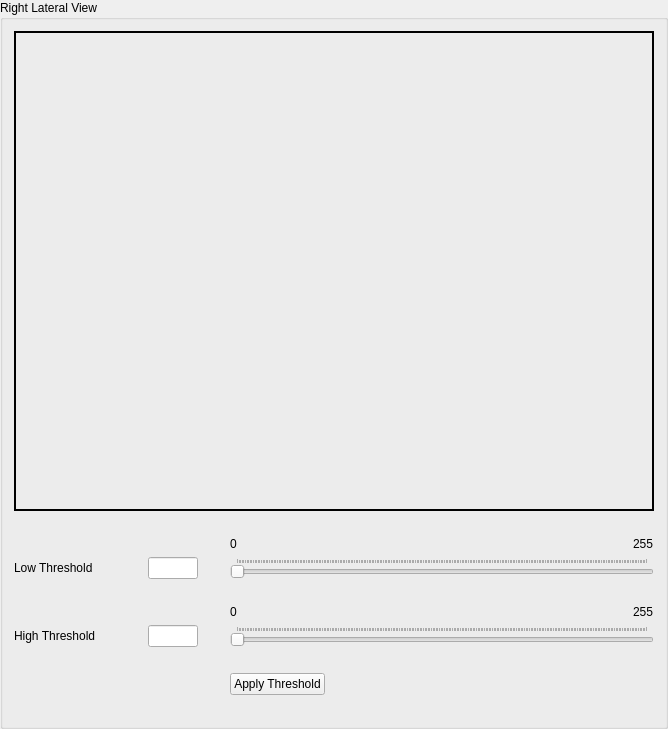
         <widget class="QGroupBox" name="groupBox_2">
          <property name="title">
           <string>Right Lateral View</string>
          </property>
          <layout class="QGridLayout" name="gridLayout_4">
           <item row="6" column="0">
            <widget class="QLabel" name="label_18">
             <property name="sizePolicy">
              <sizepolicy hsizetype="Fixed" vsizetype="Fixed">
               <horstretch>0</horstretch>
               <verstretch>0</verstretch>
              </sizepolicy>
             </property>
             <property name="text">
              <string>High Threshold</string>
             </property>
            </widget>
           </item>
           <item row="7" column="0">
            <spacer name="verticalSpacer_10">
             <property name="orientation">
              <enum>Qt::Vertical</enum>
             </property>
             <property name="sizeType">
              <enum>QSizePolicy::Fixed</enum>
             </property>
             <property name="sizeHint" stdset="0">
              <size>
               <width>20</width>
               <height>20</height>
              </size>
             </property>
            </spacer>
           </item>
           <item row="6" column="1">
            <spacer name="horizontalSpacer_9">
             <property name="orientation">
              <enum>Qt::Horizontal</enum>
             </property>
             <property name="sizeType">
              <enum>QSizePolicy::Fixed</enum>
             </property>
             <property name="sizeHint" stdset="0">
              <size>
               <width>40</width>
               <height>20</height>
              </size>
             </property>
            </spacer>
           </item>
           <item row="6" column="3">
            <spacer name="horizontalSpacer_10">
             <property name="orientation">
              <enum>Qt::Horizontal</enum>
             </property>
             <property name="sizeType">
              <enum>QSizePolicy::Fixed</enum>
             </property>
             <property name="sizeHint" stdset="0">
              <size>
               <width>20</width>
               <height>20</height>
              </size>
             </property>
            </spacer>
           </item>
           <item row="3" column="1">
            <spacer name="horizontalSpacer_7">
             <property name="orientation">
              <enum>Qt::Horizontal</enum>
             </property>
             <property name="sizeType">
              <enum>QSizePolicy::Fixed</enum>
             </property>
             <property name="sizeHint" stdset="0">
              <size>
               <width>40</width>
               <height>20</height>
              </size>
             </property>
            </spacer>
           </item>
           <item row="3" column="4" colspan="2">
            <widget class="QSlider" name="rightLateralViewLowThreshSlider">
             <property name="sizePolicy">
              <sizepolicy hsizetype="MinimumExpanding" vsizetype="Fixed">
               <horstretch>0</horstretch>
               <verstretch>0</verstretch>
              </sizepolicy>
             </property>
             <property name="maximum">
              <number>255</number>
             </property>
             <property name="orientation">
              <enum>Qt::Horizontal</enum>
             </property>
             <property name="tickPosition">
              <enum>QSlider::TicksAbove</enum>
             </property>
             <property name="tickInterval">
              <number>1</number>
             </property>
            </widget>
           </item>
           <item row="4" column="0">
            <spacer name="verticalSpacer_8">
             <property name="orientation">
              <enum>Qt::Vertical</enum>
             </property>
             <property name="sizeType">
              <enum>QSizePolicy::Fixed</enum>
             </property>
             <property name="sizeHint" stdset="0">
              <size>
               <width>20</width>
               <height>20</height>
              </size>
             </property>
            </spacer>
           </item>
           <item row="3" column="3">
            <spacer name="horizontalSpacer_8">
             <property name="orientation">
              <enum>Qt::Horizontal</enum>
             </property>
             <property name="sizeType">
              <enum>QSizePolicy::Fixed</enum>
             </property>
             <property name="sizeHint" stdset="0">
              <size>
               <width>20</width>
               <height>20</height>
              </size>
             </property>
            </spacer>
           </item>
           <item row="6" column="4" colspan="2">
            <widget class="QSlider" name="rightLateralViewHighThreshSlider">
             <property name="maximum">
              <number>255</number>
             </property>
             <property name="orientation">
              <enum>Qt::Horizontal</enum>
             </property>
             <property name="tickPosition">
              <enum>QSlider::TicksAbove</enum>
             </property>
             <property name="tickInterval">
              <number>1</number>
             </property>
            </widget>
           </item>
           <item row="8" column="4">
            <widget class="QPushButton" name="rightLateralViewThreshApplyButton">
             <property name="text">
              <string>Apply Threshold</string>
             </property>
            </widget>
           </item>
           <item row="1" column="0">
            <spacer name="verticalSpacer_7">
             <property name="orientation">
              <enum>Qt::Vertical</enum>
             </property>
             <property name="sizeType">
              <enum>QSizePolicy::Fixed</enum>
             </property>
             <property name="sizeHint" stdset="0">
              <size>
               <width>20</width>
               <height>20</height>
              </size>
             </property>
            </spacer>
           </item>
           <item row="5" column="4">
            <widget class="QLabel" name="label_19">
             <property name="sizePolicy">
              <sizepolicy hsizetype="Fixed" vsizetype="Fixed">
               <horstretch>0</horstretch>
               <verstretch>0</verstretch>
              </sizepolicy>
             </property>
             <property name="text">
              <string>0</string>
             </property>
            </widget>
           </item>
           <item row="6" column="2">
            <widget class="QLineEdit" name="rightLateralViewHighThreshField">
             <property name="sizePolicy">
              <sizepolicy hsizetype="Fixed" vsizetype="Fixed">
               <horstretch>0</horstretch>
               <verstretch>0</verstretch>
              </sizepolicy>
             </property>
             <property name="maximumSize">
              <size>
               <width>50</width>
               <height>30</height>
              </size>
             </property>
            </widget>
           </item>
           <item row="2" column="4">
            <widget class="QLabel" name="label_16">
             <property name="sizePolicy">
              <sizepolicy hsizetype="Fixed" vsizetype="Fixed">
               <horstretch>0</horstretch>
               <verstretch>0</verstretch>
              </sizepolicy>
             </property>
             <property name="text">
              <string>0</string>
             </property>
            </widget>
           </item>
           <item row="2" column="5" alignment="Qt::AlignRight">
            <widget class="QLabel" name="label_17">
             <property name="sizePolicy">
              <sizepolicy hsizetype="Fixed" vsizetype="Fixed">
               <horstretch>0</horstretch>
               <verstretch>0</verstretch>
              </sizepolicy>
             </property>
             <property name="text">
              <string>255</string>
             </property>
            </widget>
           </item>
           <item row="3" column="0">
            <widget class="QLabel" name="label_15">
             <property name="sizePolicy">
              <sizepolicy hsizetype="Fixed" vsizetype="Fixed">
               <horstretch>0</horstretch>
               <verstretch>0</verstretch>
              </sizepolicy>
             </property>
             <property name="text">
              <string>Low Threshold</string>
             </property>
            </widget>
           </item>
           <item row="3" column="2">
            <widget class="QLineEdit" name="rightLateralViewLowThreshField">
             <property name="sizePolicy">
              <sizepolicy hsizetype="Fixed" vsizetype="Fixed">
               <horstretch>0</horstretch>
               <verstretch>0</verstretch>
              </sizepolicy>
             </property>
             <property name="maximumSize">
              <size>
               <width>50</width>
               <height>30</height>
              </size>
             </property>
            </widget>
           </item>
           <item row="10" column="0">
            <spacer name="verticalSpacer_9">
             <property name="orientation">
              <enum>Qt::Vertical</enum>
             </property>
             <property name="sizeType">
              <enum>QSizePolicy::Fixed</enum>
             </property>
             <property name="sizeHint" stdset="0">
              <size>
               <width>20</width>
               <height>20</height>
              </size>
             </property>
            </spacer>
           </item>
           <item row="5" column="5" alignment="Qt::AlignRight">
            <widget class="QLabel" name="label_20">
             <property name="sizePolicy">
              <sizepolicy hsizetype="Fixed" vsizetype="Fixed">
               <horstretch>0</horstretch>
               <verstretch>0</verstretch>
              </sizepolicy>
             </property>
             <property name="text">
              <string>255</string>
             </property>
            </widget>
           </item>
           <item row="0" column="0" colspan="6" alignment="Qt::AlignHCenter">
            <widget class="QLabel" name="rightLateralViewEdgeImageLabel">
             <property name="sizePolicy">
              <sizepolicy hsizetype="Fixed" vsizetype="Fixed">
               <horstretch>0</horstretch>
               <verstretch>0</verstretch>
              </sizepolicy>
             </property>
             <property name="minimumSize">
              <size>
               <width>640</width>
               <height>480</height>
              </size>
             </property>
             <property name="frameShape">
              <enum>QFrame::WinPanel</enum>
             </property>
             <property name="text">
              <string/>
             </property>
            </widget>
           </item>
          </layout>
         </widget>
